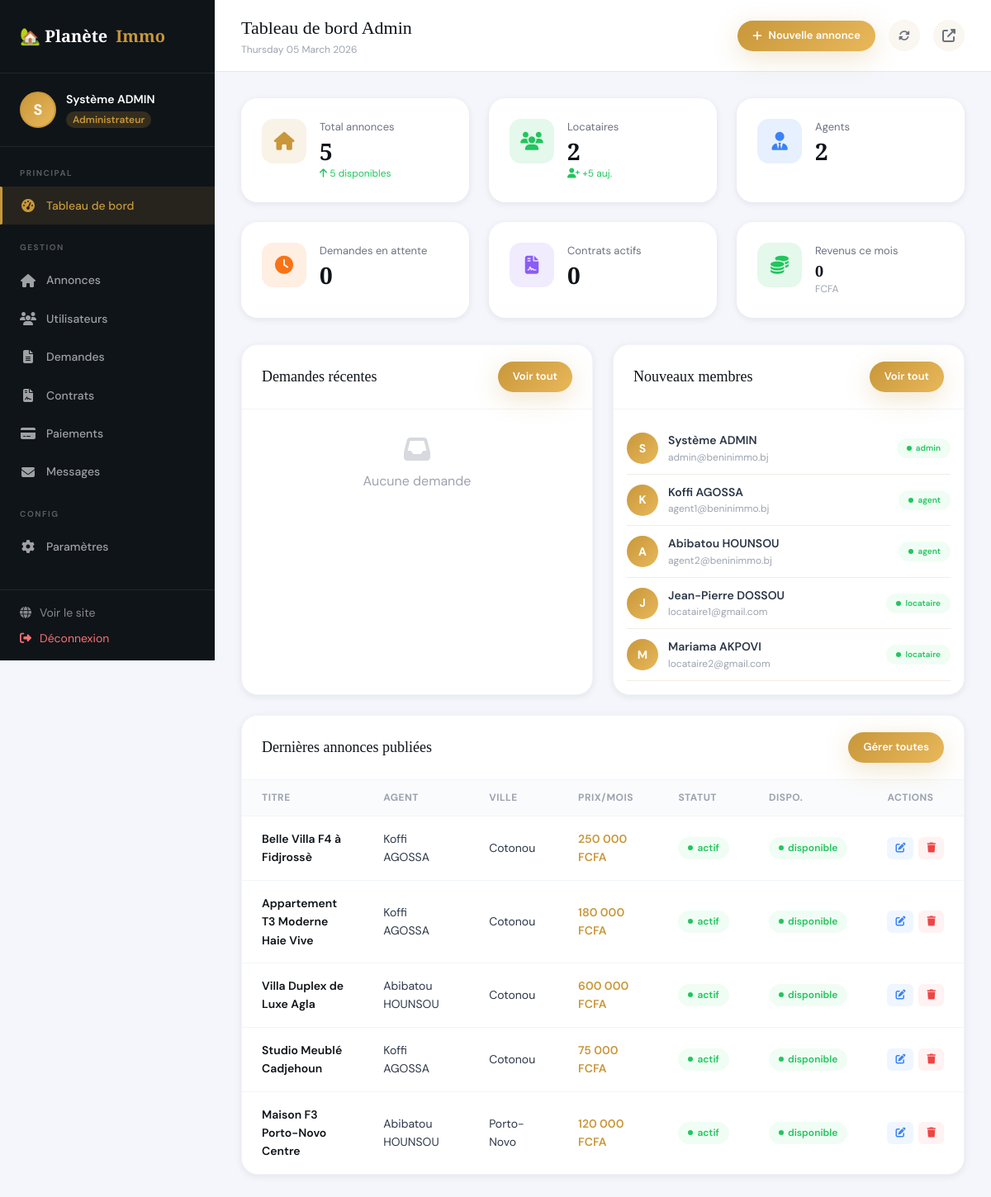
Page /admin/dashboard.php (signed in) on the committed database.
### tables this page shows
CREATE TABLE users (
    id INT AUTO_INCREMENT PRIMARY KEY,
    nom VARCHAR(100) NOT NULL,
    prenom VARCHAR(100) NOT NULL,
    email VARCHAR(150) UNIQUE NOT NULL,
    telephone VARCHAR(20) NOT NULL,
    mot_de_passe VARCHAR(255) NOT NULL,
    role ENUM('admin','agent','locataire') DEFAULT 'locataire',
    avatar VARCHAR(255) DEFAULT 'default.png',
    ville VARCHAR(100) DEFAULT 'Cotonou',
    quartier VARCHAR(100),
    date_naissance DATE,
    piece_identite VARCHAR(255),
    statut ENUM('actif','inactif','suspendu') DEFAULT 'actif',
    token_reset VARCHAR(255),
    date_creation TIMESTAMP DEFAULT CURRENT_TIMESTAMP,
    derniere_connexion TIMESTAMP NULL
);

CREATE TABLE maisons (
    id INT AUTO_INCREMENT PRIMARY KEY,
    titre VARCHAR(200) NOT NULL,
    description TEXT NOT NULL,
    type_id INT,
    agent_id INT NOT NULL,
    ville_id INT,
    quartier VARCHAR(150),
    adresse_complete TEXT,
    prix_mensuel DECIMAL(10,2) NOT NULL,
    caution DECIMAL(10,2) DEFAULT 0,
    surface DECIMAL(8,2),
    nb_chambres INT DEFAULT 1,
    nb_salles_bain INT DEFAULT 1,
    nb_toilettes INT DEFAULT 1,
    nb_salons INT DEFAULT 1,
    garage TINYINT(1) DEFAULT 0,
    piscine TINYINT(1) DEFAULT 0,
    climatisation TINYINT(1) DEFAULT 0,
    eau_courante TINYINT(1) DEFAULT 1,
    electricite TINYINT(1) DEFAULT 1,
    gardien TINYINT(1) DEFAULT 0,
    meublee TINYINT(1) DEFAULT 0,
    balcon TINYINT(1) DEFAULT 0,
    cuisine_equipee TINYINT(1) DEFAULT 0,
    connexion_internet TINYINT(1) DEFAULT 0,
    disponibilite ENUM('disponible','louee','maintenance','vendue') DEFAULT 'disponible',
    date_disponibilite DATE,
    latitude DECIMAL(10,8),
    longitude DECIMAL(11,8),
    vues INT DEFAULT 0,
    statut ENUM('actif','inactif','en_attente') DEFAULT 'en_attente',
    photo_principale VARCHAR(255),
    date_creation TIMESTAMP DEFAULT CURRENT_TIMESTAMP,
    date_modification TIMESTAMP NULL ON UPDATE CURRENT_TIMESTAMP,
    FOREIGN KEY (type_id) REFERENCES types_maison(id),
    FOREIGN KEY (agent_id) REFERENCES users(id),
    FOREIGN KEY (ville_id) REFERENCES villes(id)
);

CREATE TABLE villes (
    id INT AUTO_INCREMENT PRIMARY KEY,
    nom VARCHAR(100) NOT NULL,
    departement VARCHAR(100) NOT NULL
);

### includes/config.php (called while the page is built, shortened)
<?php
function formatPrix($prix) {
    return number_format($prix, 0, ',', ' ') . ' FCFA';
}
?>

### admin/dashboard.php (the view, shortened to what this page needs)
<?php
require_once '../includes/config.php';
$db = getDB();
$stats = $db->query("
    SELECT
        (SELECT COUNT(*) FROM maisons) as total_maisons,
        (SELECT COUNT(*) FROM maisons WHERE statut='actif' AND disponibilite='disponible') as maisons_dispo,
        (SELECT COUNT(*) FROM users WHERE role='locataire') as locataires,
        (SELECT COUNT(*) FROM users WHERE role='agent') as agents,
        (SELECT COUNT(*) FROM demandes_location WHERE statut='en_attente') as demandes_attente,
        (SELECT COUNT(*) FROM contrats WHERE statut='actif') as contrats_actifs,
        (SELECT COALESCE(SUM(montant), 0) FROM paiements WHERE statut='valide' AND MONTH(date_paiement)=MONTH(NOW())) as revenus_mois,
        (SELECT COUNT(*) FROM users WHERE DATE(date_creation) = CURDATE()) as inscrits_auj
")->fetch();
$dernieres_maisons = $db->query("
    SELECT m.*, v.nom as ville_nom, u.prenom as agent_prenom, u.nom as agent_nom
    FROM maisons m JOIN villes v ON m.ville_id = v.id JOIN users u ON m.agent_id = u.id
    ORDER BY m.date_creation DESC LIMIT 8
")->fetchAll();
$derniers_users = $db->query("
    SELECT * FROM users ORDER BY date_creation DESC LIMIT 6
")->fetchAll();
$demandes = $db->query("
    SELECT d.*, m.titre as maison_titre,
           u1.prenom as loc_prenom, u1.nom as loc_nom,
           u2.prenom as agent_prenom, u2.nom as agent_nom
    FROM demandes_location d
    JOIN maisons m ON d.maison_id = m.id
    JOIN users u1 ON d.locataire_id = u1.id
    JOIN users u2 ON d.agent_id = u2.id
    ORDER BY d.date_demande DESC LIMIT 5
")->fetchAll();
?>
<?php include 'includes/sidebar_admin.php'; ?>
<div class="dashboard-main">
    <div class="dashboard-topbar">
        <div>
            <div class="topbar-title">Tableau de bord Admin</div>
            <div style="font-size:12px;color:var(--text-muted)"><?= date('l d F Y', strtotime('now')) ?></div>
        </div>
        <div class="topbar-actions">
            <a href="<?= SITE_URL ?>/admin/maisons.php?action=ajouter" class="btn btn-gold btn-sm">
                <i class="fas fa-plus"></i> Nouvelle annonce
            </a>
            <button class="topbar-icon-btn" onclick="location.reload()"><i class="fas fa-sync-alt"></i></button>
            <a href="<?= SITE_URL ?>/index.php" class="topbar-icon-btn" title="Voir le site"><i class="fas fa-external-link-alt"></i></a>
        </div>
    </div>
    <div class="dashboard-content">
        <div class="stats-grid">
            <div class="stat-card">
                <div class="stat-icon gold"><i class="fas fa-home"></i></div>
                <div class="stat-info">
                    <div class="stat-label">Total annonces</div>
                    <div class="stat-value"><?= $stats['total_maisons'] ?></div>
                    <div class="stat-change up"><i class="fas fa-arrow-up"></i> <?= $stats['maisons_dispo'] ?> disponibles</div>
                </div>
            </div>
            <div class="stat-card">
                <div class="stat-icon green"><i class="fas fa-users"></i></div>
                <div class="stat-info">
                    <div class="stat-label">Locataires</div>
                    <div class="stat-value"><?= $stats['locataires'] ?></div>
                    <div class="stat-change up"><i class="fas fa-user-plus"></i> +<?= $stats['inscrits_auj'] ?> auj.</div>
                </div>
            </div>
            <div class="stat-card">
                <div class="stat-icon blue"><i class="fas fa-user-tie"></i></div>
                <div class="stat-info">
                    <div class="stat-label">Agents</div>
                    <div class="stat-value"><?= $stats['agents'] ?></div>
                </div>
            </div>
            <div class="stat-card">
                <div class="stat-icon orange"><i class="fas fa-clock"></i></div>
                <div class="stat-info">
                    <div class="stat-label">Demandes en attente</div>
                    <div class="stat-value"><?= $stats['demandes_attente'] ?></div>
                </div>
            </div>
            <div class="stat-card">
                <div class="stat-icon purple"><i class="fas fa-file-contract"></i></div>
                <div class="stat-info">
                    <div class="stat-label">Contrats actifs</div>
                    <div class="stat-value"><?= $stats['contrats_actifs'] ?></div>
                </div>
            </div>
            <div class="stat-card">
                <div class="stat-icon green"><i class="fas fa-coins"></i></div>
                <div class="stat-info">
                    <div class="stat-label">Revenus ce mois</div>
                    <div class="stat-value" style="font-size:18px"><?= number_format($stats['revenus_mois'],0,',',' ') ?></div>
                    <div class="stat-change" style="color:var(--text-muted)">FCFA</div>
                </div>
            </div>
        </div>
        <div style="display:grid;grid-template-columns:1fr 1fr;gap:24px;margin-bottom:24px">
            <div class="table-card">
                <div class="table-header">
                    <span class="table-title">Demandes récentes</span>
                    <a href="<?= SITE_URL ?>/admin/demandes.php" class="btn btn-gold btn-sm">Voir tout</a>
                </div>
                <?php if (empty($demandes)): ?>
                <div style="padding:32px;text-align:center;color:var(--text-muted)">
                    <i class="fas fa-inbox fa-2x" style="margin-bottom:10px;opacity:0.4"></i>
                    <p>Aucune demande</p>
                </div>
                <?php endif; ?>
            </div>
            <div class="table-card">
                <div class="table-header">
                    <span class="table-title">Nouveaux membres</span>
                    <a href="<?= SITE_URL ?>/admin/utilisateurs.php" class="btn btn-gold btn-sm">Voir tout</a>
                </div>
                <?php if (empty($derniers_users)): ?>
                <div style="padding:32px;text-align:center;color:var(--text-muted)">Aucun membre</div>
                <?php else: ?>
                <div style="padding:16px">
                    <?php foreach ($derniers_users as $u): ?>
                    <div style="display:flex;align-items:center;gap:12px;padding:10px 0;border-bottom:1px solid var(--cream-2)">
                        <div style="width:38px;height:38px;border-radius:50%;background:linear-gradient(135deg,var(--gold),var(--gold-light));display:flex;align-items:center;justify-content:center;color:white;font-weight:700;font-size:14px;flex-shrink:0">
                            <?= strtoupper(substr($u['prenom'],0,1)) ?>
                        </div>
                        <div style="flex:1;min-width:0">
                            <div style="font-weight:600;font-size:14px"><?= htmlspecialchars($u['prenom'] . ' ' . $u['nom']) ?></div>
                            <div style="font-size:12px;color:var(--text-muted)"><?= htmlspecialchars($u['email']) ?></div>
                        </div>
                        <span class="status-badge status-<?= $u['statut'] ?>" style="font-size:10px">
                            <?= $u['role'] ?>
                        </span>
                    </div>
                    <?php endforeach; ?>
                </div>
                <?php endif; ?>
            </div>
        </div>
        <div class="table-card">
            <div class="table-header">
                <span class="table-title">Dernières annonces publiées</span>
                <a href="<?= SITE_URL ?>/admin/maisons.php" class="btn btn-gold btn-sm">Gérer toutes</a>
            </div>
            <table class="data-table">
                <thead><tr>
                    <th>Titre</th>
                    <th>Agent</th>
                    <th>Ville</th>
                    <th>Prix/mois</th>
                    <th>Statut</th>
                    <th>Dispo.</th>
                    <th>Actions</th>
                </tr></thead>
                <tbody>
                    <?php if (empty($dernieres_maisons)): ?>
                    <tr><td colspan="7" style="text-align:center;padding:40px;color:var(--text-muted)">Aucune annonce</td></tr>
                    <?php else: ?>
                    <?php foreach ($dernieres_maisons as $ma): ?>
                    <tr>
                        <td style="max-width:180px">
                            <a href="<?= SITE_URL ?>/detail.php?id=<?= $ma['id'] ?>" style="color:var(--dark);font-weight:600" target="_blank">
                                <?= htmlspecialchars($ma['titre']) ?>
                            </a>
                        </td>
                        <td><?= htmlspecialchars($ma['agent_prenom'] . ' ' . $ma['agent_nom']) ?></td>
                        <td><?= htmlspecialchars($ma['ville_nom']) ?></td>
                        <td style="font-weight:600;color:var(--gold)"><?= formatPrix($ma['prix_mensuel']) ?></td>
                        <td><span class="status-badge status-<?= $ma['statut'] ?>"><?= $ma['statut'] ?></span></td>
                        <td><span class="status-badge status-<?= $ma['disponibilite'] ?>"><?= $ma['disponibilite'] ?></span></td>
                        <td>
                            <div style="display:flex;gap:6px">
                                <a href="<?= SITE_URL ?>/admin/maisons.php?action=modifier&id=<?= $ma['id'] ?>"
                                   style="padding:4px 10px;border-radius:6px;background:#eff6ff;color:var(--blue);font-size:12px">
                                    <i class="fas fa-edit"></i>
                                </a>
                                <a href="javascript:confirmDelete('<?= SITE_URL ?>/admin/maisons.php?action=supprimer&id=<?= $ma['id'] ?>','Supprimer cette annonce ?')"
                                   style="padding:4px 10px;border-radius:6px;background:#fef2f2;color:var(--red);font-size:12px">
                                    <i class="fas fa-trash"></i>
                                </a>
                            </div>
                        </td>
                    </tr>
                    <?php endforeach; ?>
                    <?php endif; ?>
                </tbody>
            </table>
        </div>
    </div>
</div>
</div>

### rows in the picture
users: prenom "S", prenom+nom "Système ADMIN", email "admin@beninimmo.bj", role "admin"
users: prenom "K", prenom+nom "Koffi AGOSSA", email "agent1@beninimmo.bj", role "agent"
users: prenom "A", prenom+nom "Abibatou HOUNSOU", email "agent2@beninimmo.bj", role "agent"
users: prenom "J", prenom+nom "Jean-Pierre DOSSOU", email "locataire1@gmail.com", role "locataire"
users: prenom "M", prenom+nom "Mariama AKPOVI", email "locataire2@gmail.com", role "locataire"
maisons: titre "Belle Villa F4 à Fidjrossè", agent.nom "Koffi AGOSSA", ville.nom "Cotonou", prix_mensuel "250 000 FCFA", statut "actif", disponibilite "disponible"
maisons: titre "Appartement T3 Moderne Haie Vive", agent.nom "Koffi AGOSSA", ville.nom "Cotonou", prix_mensuel "180 000 FCFA", statut "actif", disponibilite "disponible"
maisons: titre "Villa Duplex de Luxe Agla", agent.nom "Abibatou HOUNSOU", ville.nom "Cotonou", prix_mensuel "600 000 FCFA", statut "actif", disponibilite "disponible"
maisons: titre "Studio Meublé Cadjehoun", agent.nom "Koffi AGOSSA", ville.nom "Cotonou", prix_mensuel "75 000 FCFA", statut "actif", disponibilite "disponible"
maisons: titre "Maison F3 Porto-Novo Centre", agent.nom "Abibatou HOUNSOU", ville.nom "Porto-Novo", prix_mensuel "120 000 FCFA", statut "actif", disponibilite "disponible"

### other values in the picture
substr($_SESSION['prenom'] ?? 'A', 0, 1) "S"
$stats['total_maisons'] "5"
$stats['maisons_dispo'] "5"
$stats['locataires'] "2"
$stats['inscrits_auj'] "5"
$stats['agents'] "2"
$stats['demandes_attente'] "0"
$stats['contrats_actifs'] "0"
$stats['revenus_mois'] "0"
